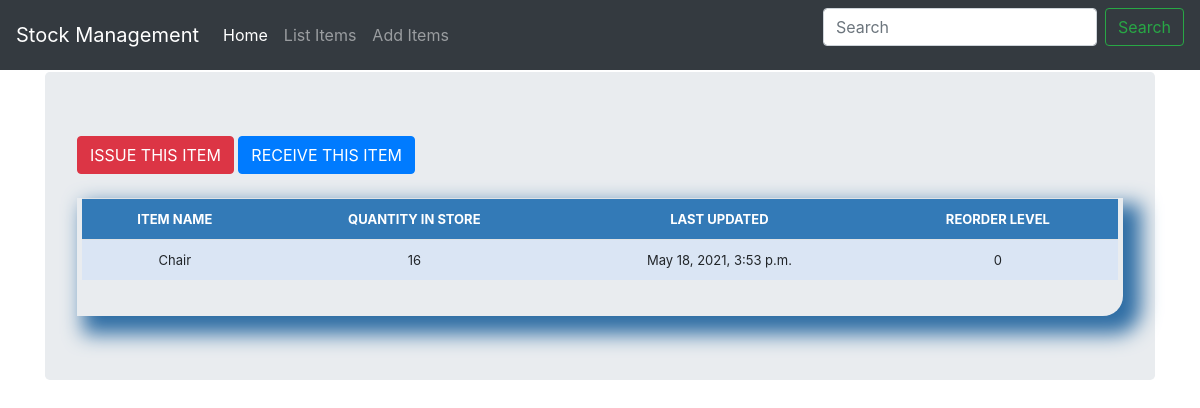
Page /stock_detail/19/ on the committed database.
### stockmgmgt/models.py (models this page shows, shortened)
class Stock(models.Model):
	category = models.ForeignKey(Category, on_delete=models.CASCADE, blank=True)
	item_name = models.CharField(max_length=50, blank=True, null=True)
	quantity = models.IntegerField(default='0', blank=True, null=True)
	receive_quantity = models.IntegerField(default='0', blank=True, null=True)
	receive_by = models.CharField(max_length=50, blank=True, null=True)
	issue_quantity = models.IntegerField(default='0', blank=True, null=True)
	issue_by = models.CharField(max_length=50, blank=True, null=True)
	issue_to = models.CharField(max_length=50, blank=True, null=True)
	phone_number = models.CharField(max_length=50, blank=True, null=True)
	created_by = models.CharField(max_length=50, blank=True, null=True)
	reorder_level = models.IntegerField(default='0', blank=True, null=True)
	last_updated = models.DateTimeField(auto_now_add=False, auto_now=True)
	timestamp = models.DateTimeField(auto_now_add=True, auto_now=False)

### stockmgmgt/views.py (the view)
# urls.py: path('stock_detail/<str:pk>/', views.stock_detail, name="stock_detail"),
def stock_detail(request, pk):
	queryset = Stock.objects.get(id=pk)
	context = {
		"queryset": queryset
	}
	return render(request, "stock_detail.html", context)

### stockmgmgt/templates/stock_detail.html (shortened to what this page needs)
{% load static %}
{% include 'navbar.html'%}
{% load crispy_forms_tags %}
<!DOCTYPE html>
<html lang="en">
  <head>
<link href="{% static 'css/stylesheet.css' %}" rel="stylesheet">
<link href="{% static 'css/bootstrap.min.css' %}" rel="stylesheet">
    <link href="{% static 'css/navbar-top-fixed.css' %}" rel="stylesheet">
  </head>
  <body>
<main role="main" class="container">
  <div class="jumbotron">
    <a href="{% url 'issue_items' queryset.id %}"><div class='btn btn-danger'>ISSUE THIS ITEM</div></a>
    <a href="{% url 'receive_items' queryset.id %}"><div class='btn btn-primary'>RECEIVE THIS ITEM</div></a>
        <br><br>
        <div class="display_table">
          <table class='table'>
                  <tr>
                    <th>ITEM NAME</th>
                    <th>QUANTITY IN STORE</th>
                    <th>LAST UPDATED</th>
                    <th>REORDER LEVEL</th>
                  </tr>
                  <tr>
                    <td>{{queryset.item_name}}</td>
                    <td>{{queryset.quantity}}</td>
                    <td>{{queryset.last_updated}}</td>
                    <td>{{queryset.reorder_level}}</td>
                  </tr>
          </table>
        </div>
  </div>
</main>
      </body>
</html>

### stockmgmgt/static/css/stylesheet.css (style rules this page uses)
body { background-color: #34eb6b; }
.table { font-size: 13px; text-align: center; width: 95%; margin: auto; }
.table tr:nth-child(odd) { background: #B8CAE4 }
.table tr:nth-child(even) { background: #dae5f4 }
th { background-color: #337ab7; color: white; }
.display_table { border-bottom-right-radius: 20px; padding-left: 5px; padding-right: 5px; padding-bottom: 20px; box-shadow: 12px 12px 20px 6px #2e6da4; }

### stockmgmgt/static/css/navbar-top-fixed.css (style rules this page uses)
body { min-height: 75rem; padding-top: 4.5rem; }

### rows in the picture
Stock: item_name "Chair", quantity "16", last_updated "May 18, 2021, 3:53 p.m.", reorder_level "0"
